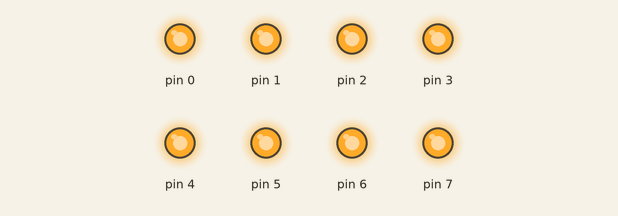
Recording of a sketch running on a simulated Arduino Uno, built with avr-gcc and run on an emulated ATmega328P. Shown: output pins drawn as LEDs (lit = HIGH).

Above: at 0.1 s.
Timing chart, 0 to 1.6 s (numbered marks = the images above):
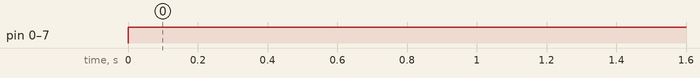

Measured:
- by itself, pin 0–7: LOW → HIGH at 0.00 s

The sketch:

first_asm.ino
```cpp
void setup()
{
	;
}

void loop()
{
	asm volatile(	"ldi r18, 0xff" "\n\t"
					"out 10, r18" "\n\t"
					"out 11, r18" "\n\t"
					:::"r18");
}
```
